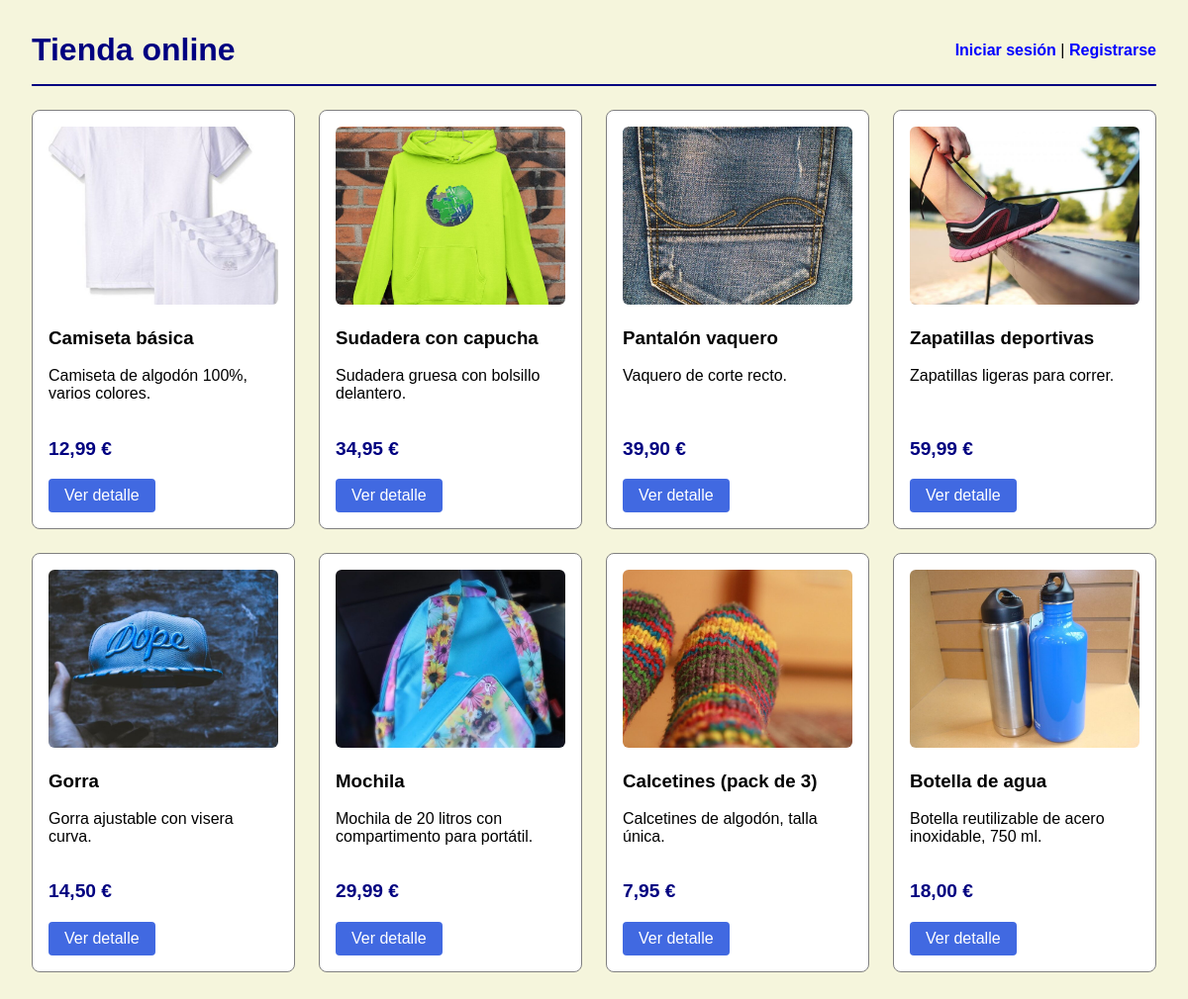
The page / on the database its author committed.
### tables this page shows
CREATE TABLE producto (
  id_producto INT UNSIGNED NOT NULL AUTO_INCREMENT,
  nombre      VARCHAR(120) NOT NULL,
  descripcion TEXT         NULL,
  precio      DECIMAL(10,2) NOT NULL,
   
  imagen      VARCHAR(255) NULL,
  PRIMARY KEY (id_producto),
  CONSTRAINT chk_producto_precio CHECK (precio >= 0)
);

### index.php (called while the page is built, shortened)
<?php
require_once __DIR__ . '/controllers/mainController.php';

### repositories/ProductoRepository.php (called while the page is built, shortened)
<?php
require_once __DIR__ . '/../models/Producto.php';
class ProductoRepository {
    private mysqli $db;
    public function __construct (mysqli $db){
        $this->db = $db;
    }
    public function findAll(): array {
        $sql = "SELECT id_producto, nombre, descripcion, precio, imagen FROM producto";
        $resultado =$this -> db->query($sql);
        $productos= [];
        if ($resultado){
            while ($row = $resultado->fetch_assoc()) {
                $productos[] = new Producto(
                    (int)$row['id_producto'],
                    $row['nombre'],
                    $row['descripcion'],
                    (float)$row['precio'],
                    $row['imagen']
                );
            }
        }
        return $productos;
    }
}

### models/Producto.php (called while the page is built)
<?php
class Producto {
    private ?int $id_producto;
    private string $nombre;
    private ?string $descripcion;
    private float $precio;
    private ?string $imagen;
public function __construct (?int $id_producto, string $nombre, ?string $descripcion, float $precio, ?string $imagen = null) {
    $this -> id_producto = $id_producto;
    $this->nombre = $nombre;
    $this -> descripcion = $descripcion;
    $this-> precio = $precio;
    $this->imagen = $imagen;
}
public function getId(): ?int { return $this-> id_producto;}
public function getNombre(): string {return $this->nombre;}
public function getDescripcion(): ?string {return $this->descripcion;}
public function getPrecio(): float { return $this->precio;}
public function getImagen(): ?string { return $this->imagen;}
}

### views/productosView.phtml (the view, shortened to what this page needs)
<!DOCTYPE html>
   <html lang="es">
   <head>
       <link rel="stylesheet" href="css/estilos.css">
   </head>
   <body>
       <?php require __DIR__ . '/header.phtml'; ?>
       <div class="grid">
           <?php foreach ($productos as $p): ?>
               <div class="card">
                   <div>
                       <?php if ($p->getImagen()): ?>
                           <img src="img/productos/<?= htmlspecialchars($p->getImagen()) ?>" alt="<?= htmlspecialchars($p->getNombre()) ?>">
                       <?php endif; ?>
                       <h3><?= htmlspecialchars($p->getNombre()) ?></h3>
                       <p><?= htmlspecialchars($p->getDescripcion() ?? '') ?></p>
                   </div>
                   <div>
                       <p class="precio"><?= number_format($p->getPrecio(), 2, ',', '.') ?> €</p>
                       <a class="btn" href="index.php?page=producto&id=<?= $p->getId() ?>">Ver detalle</a>
                   </div>
               </div>
           <?php endforeach; ?>
       </div>
   </body>
   </html>

### controllers/mainController.php
<?php
require_once __DIR__ . '/../db.php';
$page = $_GET['page'] ?? 'productos';
if ($page == 'login' || $page == 'registro' || $page == 'logout') {
    require __DIR__ . '/authController.php';
} elseif ($page == 'productos' || $page == 'producto' || $page == 'admin_productos' || $page == 'nuevo_producto' || $page == 'editar_producto' || $page == 'borrar_producto') {
    require __DIR__ . '/productoController.php';
} elseif ($page == 'carrito') {
    require __DIR__ . '/carritoController.php';
} elseif ($page == 'finalizar_compra' || $page == 'pedido' || $page == 'mis_pedidos') {
    require __DIR__ . '/compraController.php';
} elseif ($page == 'admin') {
    require __DIR__ . '/adminController.php';
}

### controllers/productoController.php (shortened to what this page needs)
<?php
    require_once __DIR__ . '/../repositories/ProductoRepository.php';
    require_once __DIR__ . '/../db.php';
    $repo = new ProductoRepository($db);
    $page = $_GET['page'] ?? 'productos';
    if ($page === 'admin_productos') {
        $mensaje = '';
        if (isset($_GET['error'])) {
            $mensaje = 'No se puede borrar ese producto porque está en algún carrito o pedido';
        }
        $productos = $repo->findAll();
        require_once __DIR__ . '/../views/adminProductosView.phtml';
    } else {
        $productos = $repo->findAll();
        require_once __DIR__ . '/../views/productosView.phtml';
    }

### views/header.phtml
<div class="cabecera">
    <h1>
        <a href="index.php?page=productos">Tienda online</a>
    </h1>
    <nav>
        <?php if (isset($_SESSION['id_cliente'])): ?>
        <span>Hola,
            <strong><?= htmlspecialchars($_SESSION['nombre'] ?? 'Cliente') ?></strong>
        </span>
        |
        <?php if (($_SESSION['rol'] ?? '') === 'admin'): ?>
        <a href="index.php?page=admin">Panel de administración</a>
        |
        <?php endif; ?>
        <a href="index.php?page=carrito">🛒 Ver carrito</a>
        |
        <a href="index.php?page=mis_pedidos">Mis pedidos</a>
        |
        <a href="index.php?page=logout">Cerrar sesión</a>
    <?php else: ?>
        <a href="index.php?page=login">Iniciar sesión</a>
        |
        <a href="index.php?page=registro">Registrarse</a>
        <?php endif; ?>
    </nav>
</div>

### css/estilos.css (style rules this page uses)
body { font-family: sans-serif; margin: 2rem; background: beige; color: black; }
.cabecera { display: flex; justify-content: space-between; align-items: center; margin-bottom: 1.5rem; padding-bottom: 1rem; border-bottom: 2px solid navy; }
.cabecera h1 { margin: 0; }
.cabecera h1 a { text-decoration: none; color: navy; }
.cabecera nav a { color: blue; text-decoration: none; font-weight: bold; }
.grid { display: grid; grid-template-columns: repeat(auto-fill, minmax(220px, 1fr)); gap: 1.5rem; margin-top: 1.5rem; }
.card { background: white; border: 1px solid gray; border-radius: 8px; padding: 1rem; display: flex; flex-direction: column; justify-content: space-between; }
.precio { font-size: 1.2rem; font-weight: bold; color: navy; }
.btn { display: inline-block; background: royalblue; color: white; padding: 0.5rem 1rem; text-decoration: none; border-radius: 4px; text-align: center; border: none; cursor: pointer; font-size: 1rem; }
.card img { width: 100%; height: 180px; object-fit: cover; border-radius: 6px; }

### rows shown on the page
producto: imagen (picture), nombre "Camiseta básica", descripcion "Camiseta de algodón 100%, varios colores.", precio "12,99"
producto: imagen (picture), nombre "Sudadera con capucha", descripcion "Sudadera gruesa con bolsillo delantero.", precio "34,95"
producto: imagen (picture), nombre "Pantalón vaquero", descripcion "Vaquero de corte recto.", precio "39,90"
producto: imagen (picture), nombre "Zapatillas deportivas", descripcion "Zapatillas ligeras para correr.", precio "59,99"
producto: imagen (picture), nombre "Gorra", descripcion "Gorra ajustable con visera curva.", precio "14,50"
producto: imagen (picture), nombre "Mochila", descripcion "Mochila de 20 litros con compartimento para portátil.", precio "29,99"
producto: imagen (picture), nombre "Calcetines (pack de 3)", descripcion "Calcetines de algodón, talla única.", precio "7,95"
producto: imagen (picture), nombre "Botella de agua", descripcion "Botella reutilizable de acero inoxidable, 750 ml.", precio "18,00"
